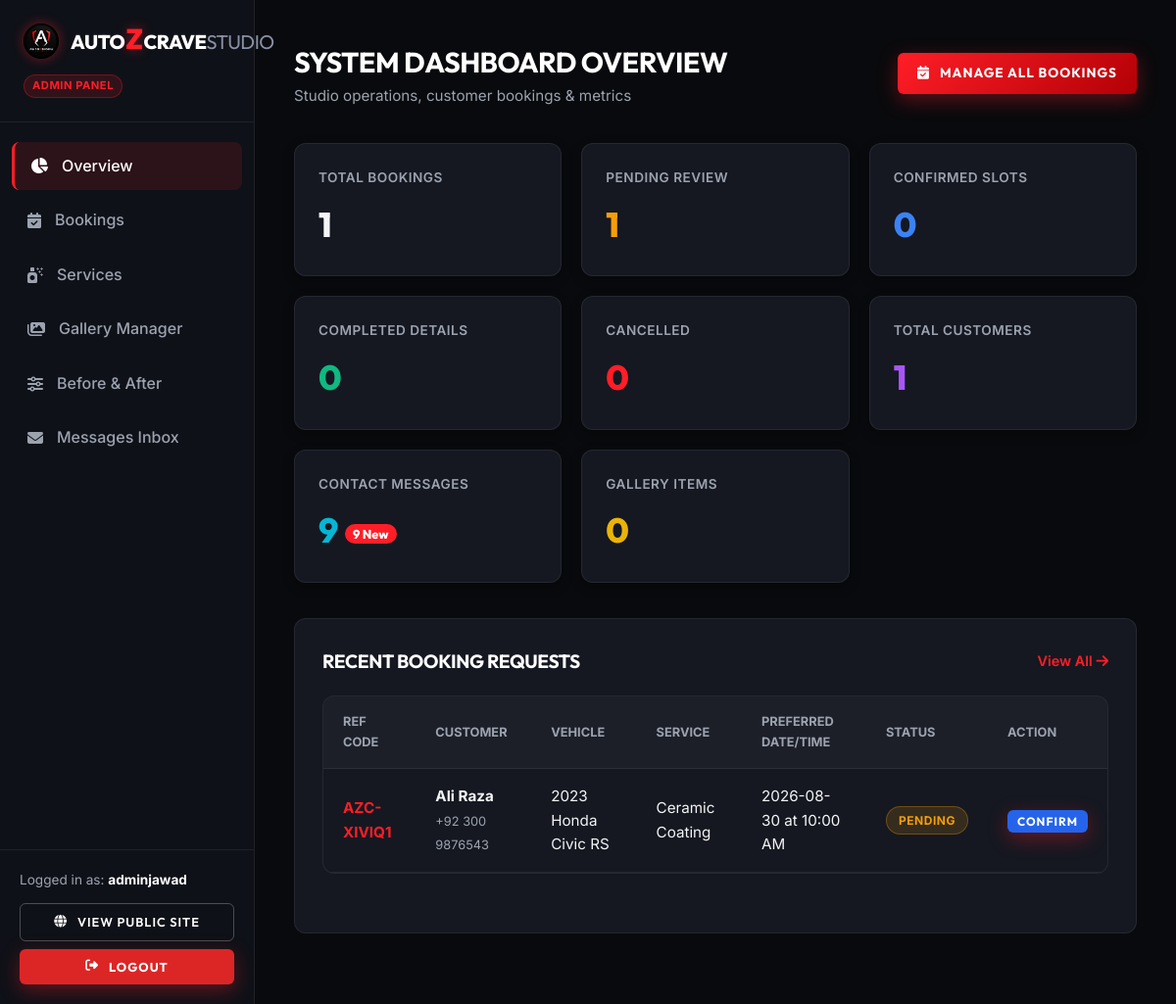
Page /admin/ (signed in) on the earlier database version.
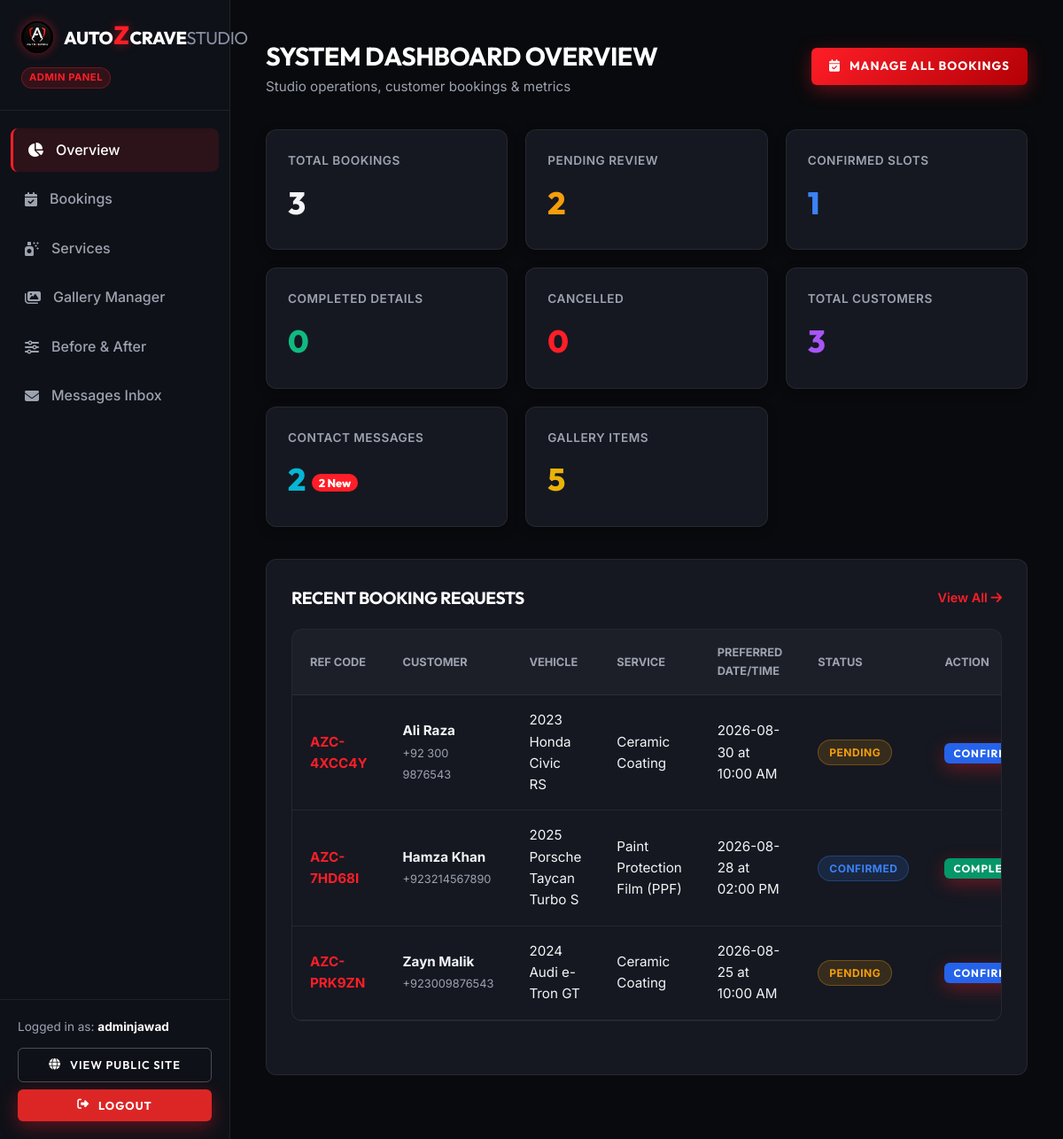
Same page on the later database version.
### models/booking.py (models this page shows, shortened)
class Booking(db.Model):
    __tablename__ = 'bookings'
    id = db.Column(db.Integer, primary_key=True)
    reference_code = db.Column(db.String(20), unique=True, nullable=False, default=generate_booking_ref, index=True)
    customer_name = db.Column(db.String(100), nullable=False)
    customer_email = db.Column(db.String(120), nullable=False)
    customer_phone = db.Column(db.String(30), nullable=False)
    vehicle_make = db.Column(db.String(50), nullable=False)
    vehicle_model = db.Column(db.String(50), nullable=False)
    vehicle_year = db.Column(db.String(10), nullable=False)
    service_id = db.Column(db.Integer, db.ForeignKey('services.id'), nullable=False)
    preferred_date = db.Column(db.String(20), nullable=False)
    preferred_time = db.Column(db.String(20), nullable=False)
    additional_notes = db.Column(db.Text, nullable=True)
    status = db.Column(db.String(20), default='Pending', nullable=False)  # Pending, Confirmed, Completed, Cancelled
    created_at = db.Column(db.DateTime, default=datetime.utcnow)

### models/service.py (models this page shows, shortened)
class Service(db.Model):
    __tablename__ = 'services'
    id = db.Column(db.Integer, primary_key=True)
    name = db.Column(db.String(100), nullable=False)
    description = db.Column(db.Text, nullable=False)
    price = db.Column(db.String(50), nullable=True)  # e.g., "PKR 45,000" or "Starting PKR 30,000"
    duration = db.Column(db.String(50), nullable=True)  # e.g., "1 - 2 Days"
    image = db.Column(db.String(255), nullable=True)
    is_active = db.Column(db.Boolean, default=True, nullable=False)
    created_at = db.Column(db.DateTime, default=datetime.utcnow)
    bookings = db.relationship('Booking', backref='service', lazy=True, cascade='all, delete-orphan')

### routes/admin.py (the view)
@admin_bp.route('/')
@admin_required
def dashboard():
    total_bookings = Booking.query.count()
    pending_bookings = Booking.query.filter_by(status='Pending').count()
    confirmed_bookings = Booking.query.filter_by(status='Confirmed').count()
    completed_bookings = Booking.query.filter_by(status='Completed').count()
    cancelled_bookings = Booking.query.filter_by(status='Cancelled').count()
    total_messages = ContactMessage.query.count()
    unread_messages = ContactMessage.query.filter_by(status='Unread').count()
    total_gallery = GalleryItem.query.count()
    unique_customers = db.session.query(Booking.customer_email).distinct().count()
    recent_bookings = Booking.query.order_by(Booking.created_at.desc()).limit(8).all()
    recent_messages = ContactMessage.query.order_by(ContactMessage.created_at.desc()).limit(5).all()
    return render_template('admin/dashboard.html',
                           total_bookings=total_bookings,
                           pending_bookings=pending_bookings,
                           confirmed_bookings=confirmed_bookings,
                           completed_bookings=completed_bookings,
                           cancelled_bookings=cancelled_bookings,
                           total_messages=total_messages,
                           unread_messages=unread_messages,
                           total_gallery=total_gallery,
                           unique_customers=unique_customers,
                           recent_bookings=recent_bookings,
                           recent_messages=recent_messages)

### models/user.py (called while the page is built)
    def is_admin(self):
        return self.role == 'admin'

### routes/admin.py (called while the page is built)
def admin_required(f):
    @wraps(f)
    @login_required
    def decorated_function(*args, **kwargs):
        if not current_user.is_admin():
            flash('Admin authorization required.', 'error')
            return redirect(url_for('auth.login'))
        return f(*args, **kwargs)
    return decorated_function

### templates/admin/dashboard.html (shortened to what the changed rows need)
{% extends "admin/base_admin.html" %}
{% block content %}
<div class="admin-header">
    <div>
        <h1 class="admin-page-title">SYSTEM DASHBOARD OVERVIEW</h1>
    </div>
</div>
<div class="stats-grid">
    <div class="stat-card">
        <span class="stat-label">Total Bookings</span>
        <div class="stat-value">{{ total_bookings }}</div>
    </div>
    <div class="stat-card">
        <span class="stat-label">Pending Review</span>
        <div class="stat-value pending">{{ pending_bookings }}</div>
    </div>
    <div class="stat-card">
        <span class="stat-label">Confirmed Slots</span>
        <div class="stat-value confirmed">{{ confirmed_bookings }}</div>
    </div>
    <div class="stat-card">
        <span class="stat-label">Total Customers</span>
        <div class="stat-value" style="color: #a855f7;">{{ unique_customers }}</div>
    </div>
    <div class="stat-card">
        <span class="stat-label">Contact Messages</span>
        <div class="stat-value" style="color: #06b6d4;">{{ total_messages }} {% if unread_messages %}<span style="font-size: 0.8rem; background: var(--admin-red); color:#fff; padding:2px 8px; border-radius:50px; vertical-align:middle;">{{ unread_messages }} New</span>{% endif %}</div>
    </div>
    <div class="stat-card">
        <span class="stat-label">Gallery Items</span>
        <div class="stat-value" style="color: #eab308;">{{ total_gallery }}</div>
    </div>
</div>
<div class="admin-card-box">
    <div class="admin-table-container">
        <table class="admin-table">
            <thead>
                <tr>
                    <th>REF CODE</th>
                    <th>CUSTOMER</th>
                    <th>VEHICLE</th>
                    <th>SERVICE</th>
                    <th>PREFERRED DATE/TIME</th>
                    <th>STATUS</th>
                    <th>ACTION</th>
                </tr>
            </thead>
            <tbody>
                {% for b in recent_bookings %}
                <tr>
                    <td style="font-weight: 700; color: var(--admin-red);">{{ b.reference_code }}</td>
                    <td>
                        <strong style="display:block;">{{ b.customer_name }}</strong>
                        <span style="font-size:0.8rem; color:var(--admin-muted);">{{ b.customer_phone }}</span>
                    </td>
                    <td>{{ b.vehicle_year }} {{ b.vehicle_make }} {{ b.vehicle_model }}</td>
                    <td>{{ b.service.name }}</td>
                    <td>{{ b.preferred_date }} at {{ b.preferred_time }}</td>
                    <td>
                        <span class="badge badge-{{ b.status.lower() }}">{{ b.status }}</span>
                    </td>
                    <td>
                        <form action="{{ url_for('admin.update_booking_status', booking_id=b.id) }}" method="POST" style="display:inline-flex; gap:4px;">
                            {% if b.status == 'Pending' %}
                            <button type="submit" name="status" value="Confirmed" class="btn-primary" style="padding: 4px 10px; font-size: 0.75rem; background: #2563eb;">Confirm</button>
                            {% elif b.status == 'Confirmed' %}
                            <button type="submit" name="status" value="Completed" class="btn-primary" style="padding: 4px 10px; font-size: 0.75rem; background: #059669;">Complete</button>
                            {% else %}
                            <a href="{{ url_for('admin.bookings') }}" style="font-size: 0.85rem; color: var(--admin-muted);">Manage</a>
                            {% endif %}
                        </form>
                    </td>
                </tr>
                {% else %}
                <tr>
                    <td colspan="7" style="text-align: center; color: var(--admin-muted); padding: 30px;">No recent bookings found.</td>
                </tr>
                {% endfor %}
            </tbody>
        </table>
    </div>
</div>
{% endblock %}

Differences in the rows shown:
removed Booking: reference_code "AZC-XIVIQ1", customer_name "Ali Raza", customer_phone "+92 300 9876543", vehicle_year "2023", vehicle_make "Honda", vehicle_model "Civic RS", service.name "Ceramic Coating", preferred_date "2026-08-30", preferred_time "10:00 AM", status "PENDING", shows "CONFIRM"
added Booking: reference_code "AZC-4XCC4Y", customer_name "Ali Raza", customer_phone "+92 300 9876543", vehicle_year "2023", vehicle_make "Honda", vehicle_model "Civic RS", service.name "Ceramic Coating", preferred_date "2026-08-30", preferred_time "10:00 AM", status "PENDING", shows "CONFIRM"
added Booking: reference_code "AZC-7HD68I", customer_name "Hamza Khan", customer_phone "+923214567890", vehicle_year "2025", vehicle_make "Porsche", vehicle_model "Taycan Turbo S", service.name "Paint Protection Film (PPF)", preferred_date "2026-08-28", preferred_time "02:00 PM", status "CONFIRMED", shows "COMPLETE"
added Booking: reference_code "AZC-PRK9ZN", customer_name "Zayn Malik", customer_phone "+923009876543", vehicle_year "2024", vehicle_make "Audi", vehicle_model "e-Tron GT", service.name "Ceramic Coating", preferred_date "2026-08-25", preferred_time "10:00 AM", status "PENDING", shows "CONFIRM"
Other differences:
{{ total_bookings }}: "1" → "3"
{{ pending_bookings }}: "1" → "2"
{{ confirmed_bookings }}: "0" → "1"
{{ unique_customers }}: "1" → "3"
{{ total_messages }}: "9" → "2"
{{ unread_messages }}: "9" → "2"
{{ total_gallery }}: "0" → "5"
